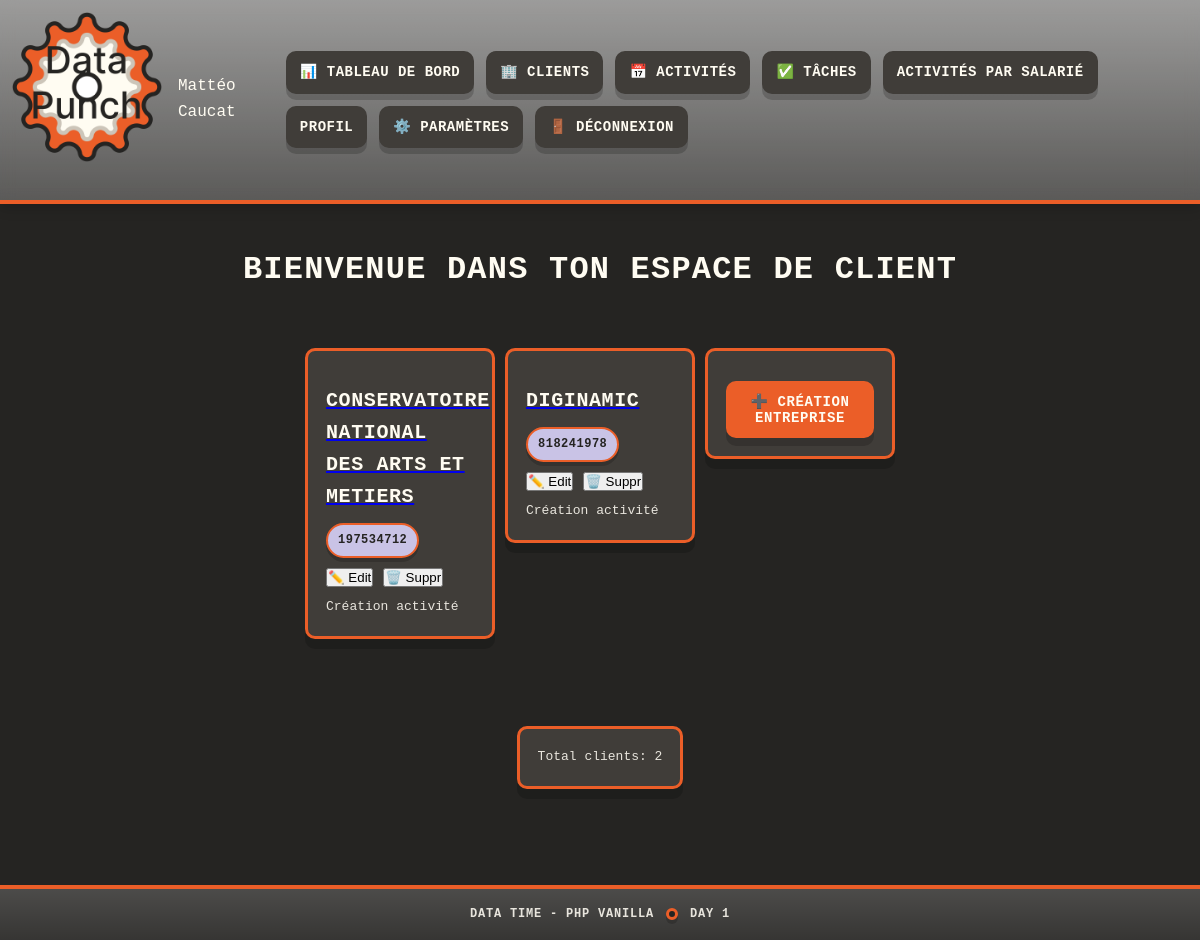
The page /customer/listCustomer (signed in) on the database its author committed.
### tables this page shows
CREATE TABLE ENTREPRISE
(
    id_entreprise SMALLINT AUTO_INCREMENT,
    nom           VARCHAR(100),
    numero_SIREN  INT,
    type          VARCHAR(100),
    information   VARCHAR(50),
    is_facturable BOOLEAN,
    adresse       VARCHAR(250),
    PRIMARY KEY (id_entreprise)
);

### src/Core/Response.php (called while the page is built, shortened)
<?php
final class Response {
    public function render (string $view, array $data = [], int $status = 200) : void {
        extract($data);
        require __DIR__ . '/../../views/partials/header.php';
        require __DIR__ . '/../../views/pages/' . $view . '.php';
        require __DIR__ . '/../../views/partials/footer.php';
    }
}

### src/Controller/CustomerController.php (called while the page is built, shortened)
<?php
readonly class CustomerController
{
    public function listClient(): void
    {
        $clients = $this->customerRepository->findAllClients();
        $this->response->render('customer/listCustomer', [
            'listClient' => $clients
        ]);
    }
}

### public/index.php (called while the page is built, shortened)
<?php
$request = new Request();
$response = new Response();
$router = new Router();
$router->dispatch($request, $response);

### src/Repository/CustomerRepository.php (called while the page is built, shortened)
<?php
readonly class CustomerRepository {
    public function findAllClients() : array {
        $sql = $this->pdo->query("SELECT * FROM ENTREPRISE");
        return $sql->fetchAll(PDO::FETCH_ASSOC);
    }
}

### views/pages/customer/listCustomer.php (the view, shortened to what this page needs)
<?php
$clients = $listClient ?? [];
?>
<h1>Bienvenue dans ton espace de client</h1>
<div class="container">
    <?php foreach ($clients as $client): ?>
    <div class="container__card">
            <article class="card">
                <a href="/customer/infoCustomer) ?>">
                    <h2 class="card__title"><?= htmlspecialchars($client['nom']) ?></h2>
                </a>
                <div class="meta">
                    <span class="badge"><?= htmlspecialchars((string)$client['numero_SIREN']) ?></span>
                </div>
                <div class="meta">
                    <button class="btn-edit" onclick="openEditModal(<?= $client['id_entreprise'] ?>)">✏️ Edit</button>
                    <button class="btn-delete" onclick="deleteClient(<?= $client['id_entreprise'] ?>, '<?= htmlspecialchars($client['nom']) ?>')">🗑️ Suppr</button>
                    <span class="">Création activité</span>
                </div>
            </article>
    </div>
    <?php endforeach; ?>
    <div class="container__card">
        <h2 class="card__title card">
            <button type="button" id="openModalBtn" class="btn-create">➕ Création entreprise</button>
        </h2>
    </div>
</div>
<div class="container">
    <div class="meta">
        <span class="card">Total clients: <?= count($clients) ?></span>
    </div>
</div>

### public/assets/styles.css (style rules this page uses)
:root { --bg: #252422; --ink: #FFFCF2; --ink-soft: #E8E5DD; --ink-dark: #252422; --shell: #c9c3e6; --shell-dark: #252422; --accent: #ff4d6d; --accent2: #3a86ff; --accent-success: #4caf50; --card: #403D39; --border: #EB5E28; --shadow: rgba(0, 0, 0, .18); --shadow-strong: rgba(0, 0, 0, .35); --overlay: rgba(0, 0, 0, 0.65); }
* { box-sizing: border-box; margin: 0; padding: 0; }
body { margin: 0; font-family: ui-monospace, SFMono-Regular, Menlo, Monaco, Consolas, "Liberation Mono", "Courier New", monospace; color: var(--ink); background-color: var(--bg); line-height: 1.6; min-height: 100vh; display: flex; flex-direction: column; }
.container { margin: 0 auto; padding: 20px; display: flex; flex-wrap : wrap; justify-content: center; }
.container__card { width: 200px; padding: 5px; }
h1 { margin: 20px 0 12px; font-size: 32px; letter-spacing: 1.2px; text-transform: uppercase; font-weight: 800; color: var(--ink); text-align: center; }
h2 { font-size: 24px; margin: 16px 0 10px; letter-spacing: 0.8px; text-transform: uppercase; color: var(--ink); }
.card { background: var(--card); border: 3px solid var(--border); border-radius: 10px; padding: 18px; margin: 16px 0; box-shadow: 0 10px 0 var(--shadow); transition: transform 0.2s ease, box-shadow 0.2s ease; }
.card__title { font-size: 20px; letter-spacing: 0.6px; font-weight: 700; color: var(--ink); }
.meta { font-size: 13px; color: var(--ink-soft); display: flex; gap: 10px; flex-wrap: wrap; margin-top: 10px; align-items: center; }
.badge { display: inline-flex; padding: 6px 10px; border: 2px solid var(--border); border-radius: 999px; background: var(--shell); box-shadow: 0 4px 0 var(--shadow); font-size: 12px; text-transform: uppercase; letter-spacing: 0.5px; font-weight: 600; color: var(--ink-dark); }
.btn, button[type="submit"], .btn-submit, .btn-create { display: inline-flex; align-items: center; justify-content: center; text-decoration: none; color: var(--ink); background: var(--border); padding: 12px 18px; border: 0px solid var(--border); border-radius: 10px; box-shadow: 0 8px 0 var(--shadow); margin-top: 12px; text-transform: uppercase; letter-spacing: 0.6px; font-weight: 700; font-size: 14px; cursor: pointer; transition: transform 0.2s ease, box-shadow 0.2s ease, background-color 0.2s ease; font-family: inherit; }

### rows shown on the page
entreprise: nom "CONSERVATOIRE NATIONAL DES ARTS ET METIERS", numero_SIREN "197534712"
entreprise: nom "DIGINAMIC", numero_SIREN "818241978"

### other values the page prints
$user['prenom'] "Mattéo"
$user['nom'] "Caucat"
count($clients) "2"
